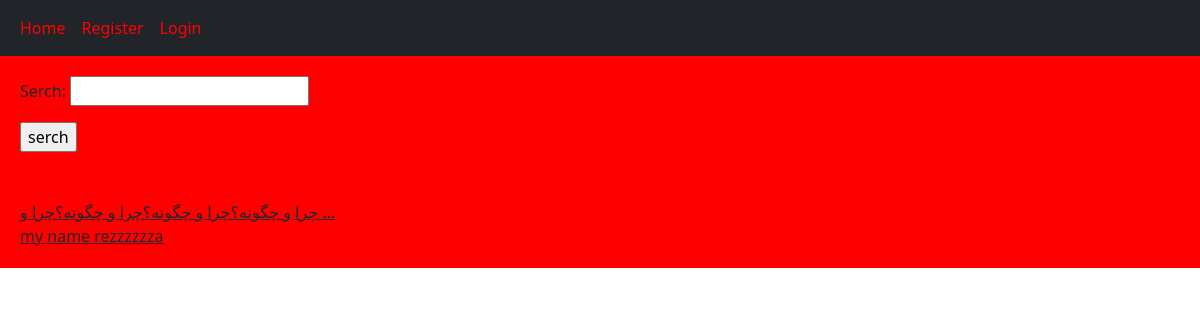
/home/, run on an earlier commit of the app's database.
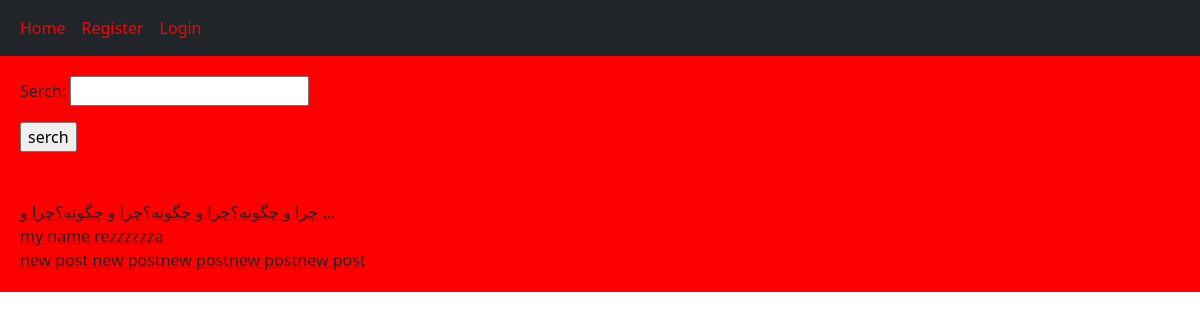
And on a later commit of the database.
### home/models.py (models this page shows, shortened)
class Post(models.Model):
    user = models.ForeignKey(
        User, on_delete=models.CASCADE, related_name='posts')
    body = models.TextField()
    slug = models.SlugField()
    create = models.DateTimeField()
    updted = models.DateTimeField()
    class Meta:
        ordering = ['create']

### home/views.py (the view)
# urls.py: path('', views.Home.as_view(), name='home'),
class Home(View):
    class_form = SerchForm
    def get(self, request):
        post = Post.objects.all()
        if request.GET.get('serch'):
            post = post.filter(body__contains=request.GET['serch'])
        return render(request, 'home/index.html', {'post': post, 'class_form': self.class_form})

### home/templates/home/index.html
{% extends 'base.html' %} {% block content %}
<form action="" method="get">
  {{class_form.as_p}}
  <input type="submit" value="serch" />
</form>
<br /><br />
<div class="body">
  {% for posts in post %}
  <a href="{% url 'detail' posts.id posts.slug %}" class="card-body"
    >{{posts.body | truncatewords:8}}<br
  /></a>
  {% endfor %}
</div>
{% endblock %}

What changed in the data, as far as the page shows it:
added Post: body "new post new postnew postnew postnew post"
